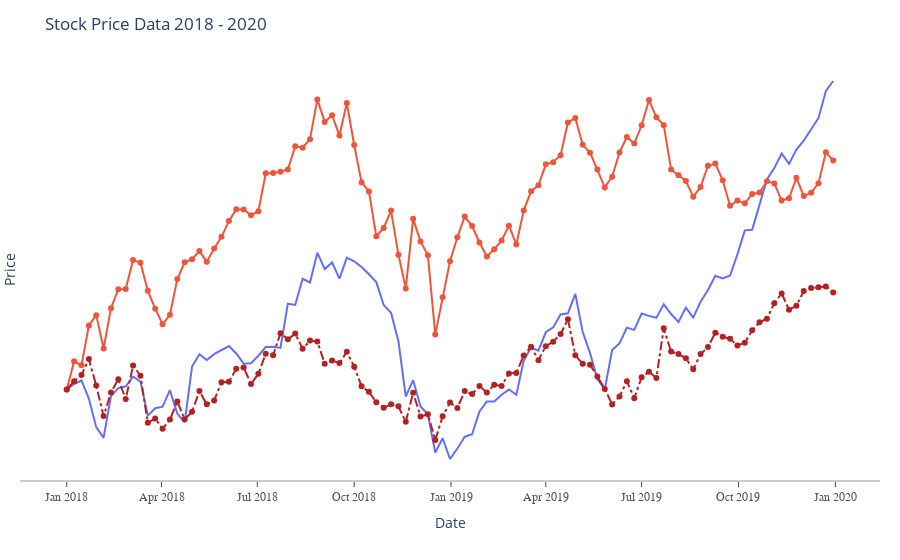

The notebook cell this image was saved under:
### Code cell
fig = go.Figure()

fig.add_trace(go.Scatter(x = df_stocks.date, y = df_stocks.AAPL, 
                        mode = 'lines', name = 'Apple'))
fig.add_trace(go.Scatter(x = df_stocks.date, y = df_stocks.AMZN, 
                        mode = 'lines+markers', name = 'Amazon'))

fig.add_trace(go.Scatter(x=df_stocks.date, y=df_stocks.GOOG, 
                        mode = 'lines+markers', name = 'Google',
                        line=dict(color = 'firebrick', width = 2, dash = 'dashdot')))

fig.update_layout(
    xaxis = dict(
        title = 'Date',
        showline = True,
        showgrid = False,
        showticklabels = True,
        linecolor = 'rgb(204, 204, 204)',
        linewidth = 2,
        ticks = 'outside',
        tickfont = dict(
            family = 'Arial',
            size = 12,
            color = 'rgb(82, 82, 82)',
        ),
    ),
    yaxis = dict(
        title = 'Price',
        showgrid = False,
        zeroline = False,
        showline = False,
        showticklabels = False,
    ),
    autosize = False,
    margin=dict(
        autoexpand = False,
        l = 20,
        r = 20,
        t = 60,
    ),
    showlegend = False,
    plot_bgcolor = 'white',
    title = 'Stock Price Data 2018 - 2020'
)
